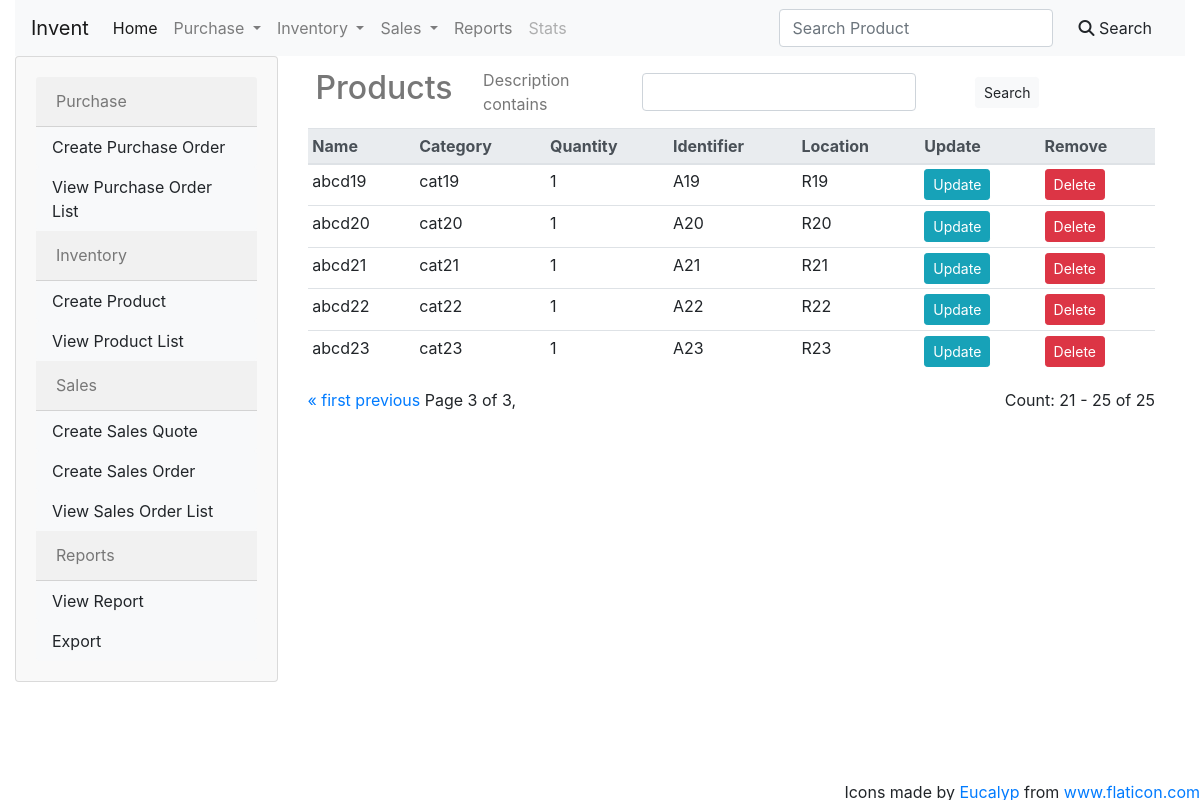
Before: /products/?page=5 with the older database file.
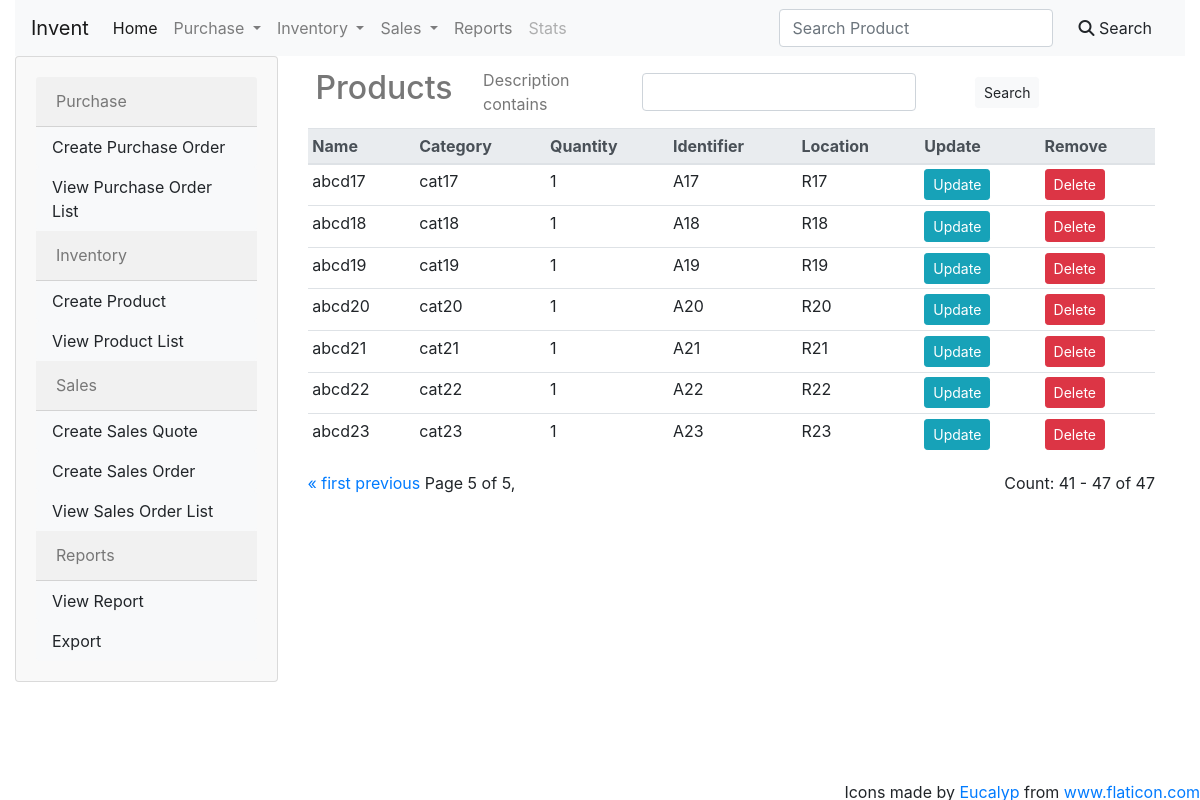
After: the same page with the newer database file.
### InvManage/models.py (models this page shows)
class Product(models.Model):
    name = models.CharField(max_length=100)
    category = models.CharField(max_length=100)
    item_type = models.CharField(max_length=100)
    description = models.TextField(null=True, blank=True)
    price = models.FloatField(null=True,blank=True)
    quantity = models.IntegerField(default=0,null=True)
    identifier = models.CharField(max_length=30,blank=False, null=True)
    location = models.CharField(max_length=100,blank=False, null=True)
    length = models.FloatField(null=True,blank=True)
    width = models.FloatField(null=True,blank=True)
    height = models.FloatField(null=True,blank=True)
    weight = models.FloatField(null=True,blank=True)
    discount = models.IntegerField(default=0)
    image = models.ImageField(blank=True,upload_to='images/')
    barcode = models.CharField(max_length=100,null=True,blank=True)
    expiry = models.DateTimeField(null=True, blank=True)

### InvManage/views.py (the view)
# urls.py: path('products/',products_view, name='products'),
def products_view(request):
	products = Product.objects.all()
	myFilter = ProductFilter(request.GET, queryset=products)
	products = myFilter.qs
	number_of_products = len(products)
	paginator = Paginator(products,10)
	page_number = request.GET.get('page')
	page_obj = paginator.get_page(page_number)
	return render(request, 'display/products.html',{'page_obj':page_obj,'myFilter':myFilter, 'n_prod': number_of_products})

### InvManage/templatetags/template_helpers.py (called while the page is built)
@register.simple_tag
def relative_url(value, field_name, urlencode=None):
    url = '?{}={}'.format(field_name, value)
    if urlencode:
        querystring = urlencode.split('&')
        filtered_querystring = filter(lambda p: p.split('=')[0] != field_name, querystring)
        encoded_querystring = '&'.join(filtered_querystring)
        url = '{}&{}'.format(url, encoded_querystring)
    return url

### InvManage/templates/display/products.html (shortened to what this page needs)
{% extends 'base.html' %}
{% load template_helpers %}
{% block title %}
  <div class="m-2">
    <div class="d-flex align-items-center row">
        <div class="col-sm-2">
          <h2 style="color: #777777;">Products</h2>
        </div>
        <div class="col-sm-10">
          <form class="form-inline" id="productsFilterForm" action="" method="GET">
              <div class="col-sm-9">
              {% for field in myFilter.form %}
                <div class="form-group form-row m-1">
                    <div class="col-sm-4">
                        <label>{{ field.label }}</label>
                    </div>
                    <div class="col-sm-8">
                        {{ field }}
                    </div>
                </div>
              </div>
                {% endfor %}
                  <button class="btn btn-sm btn-light" type="submit">Search</button>
          </form>
        </div>
    </div>
  </div>
{% endblock title %}
{% block contents %}
    <table class="table table-sm">
        <thead class="thead-light">
        <tr>
            <th scope="col">Name</th>
            <th scope="col">Category</th>
            <th scope="col">Quantity</th>
            <th scope="col">Identifier</th>
            <th scope="col">Location</th>
            <th scope="col">Update</th>
            <th scope="col">Remove</th>
        </tr>
        </thead>
        <tbody>
            {% for product in page_obj %}
            <tr>
                <td class="product_name">{{ product.name }}</td>
                <td>{{ product.category }}</td>
                <td>{{ product.quantity }}</td>
                <td>{{ product.identifier }}</td>
                <td>{{ product.location }}</td>
                <td><a href="{% url 'update_product' product.id %}" class="btn btn-sm btn-info">Update</a></td>
                <td><a href="" class="btn btn-sm btn-danger" data-toggle="modal" data-target="#delModal" data-prod_name="{{ product.name }}" data-prod_id="{{ product.id }}">Delete</a></td>
            </tr>
            {% endfor %}
        </tbody>
    </table>
    <div class="d-flex">
      <div class="pagination mr-auto">
        <span class="step-links">
          {% if page_obj.has_previous %}
            <a href="{% relative_url 1 'page' request.GET.urlencode %}">&laquo; first</a>
            <a href="{% relative_url page_obj.previous_page_number 'page' request.GET.urlencode %}">previous</a>
          {% endif %}
          <span class="current">
            Page {{ page_obj.number }} of {{ page_obj.paginator.num_pages }},
          </span>
        </span>
      </div>
      <div>
        Count: {{ page_obj.start_index }} - {{ page_obj.end_index }} of {{ n_prod }}
      </div>
    </div>
{% endblock %}

### InvManage/templates/base.html (shortened to what this page needs)
<!DOCTYPE html>
<html>
<head>
	<link rel="stylesheet" href="https://stackpath.bootstrapcdn.com/bootstrap/4.4.1/css/bootstrap.min.css">
	{% load static %}
    <link rel="stylesheet" href="{% static 'dropzone.css' %}">
</head>
<body>
	<div class="container col-sm-12">
		{% include "navbar/navbar.html" %}
	</div>
	<div class="container col-sm-12 row">
		<div class="col-sm-3">
			{% include "crud/sidebar.html" %}
		</div>
		<div class="col-sm-9">
			{% block title %}
			{% endblock %}
			{% block contents %}
			{% endblock %}
	</div>
<div class="attribution">Icons made by <a href="https://www.flaticon.com/authors/eucalyp" title="Eucalyp">Eucalyp</a> from <a href="https://www.flaticon.com/" title="Flaticon">www.flaticon.com</a></div>
</body>
</html>

### InvManage/templates/navbar/navbar.html (shortened to what this page needs)
<nav class="navbar navbar-expand-lg navbar-light bg-light">
  <a class="navbar-brand" href="#">Invent</a>
  <div class="collapse navbar-collapse" id="navbarSupportedContent">
    <ul class="navbar-nav mr-auto">
      <li class="nav-item active">
        <a class="nav-link" href="#">Home<span class="sr-only">(current)</span></a>
      </li>
      {% include "navbar/purchase.html" %}
      {% include "navbar/storage.html" %}
      {% include "navbar/sales.html" %}
      <li class="nav-item">
        <a class="nav-link" href="#">Reports</a>
      </li>
      <li class="nav-item">
        <a class="nav-link disabled" href="#">Stats</a>
      </li>
    </ul>
    <form class="form-inline my-2 my-lg-0">
      <input class="form-control mr-sm-2" type="search" placeholder="Search Product" aria-label="Search">
      <button class="btn btn-light my-2 my-sm-0 m-1" type="submit"><i class="fas fa-search"></i> Search</button>
    </form>
  </div>

### InvManage/templates/navbar/purchase.html (shortened to what this page needs)
<li class="nav-item dropdown">
    <a class="nav-link dropdown-toggle" href="#" id="navbarDropdown" role="button" data-toggle="dropdown" aria-haspopup="true" aria-expanded="false">
      Purchase
    </a>
  </li>

### InvManage/templates/navbar/storage.html (shortened to what this page needs)
<li class="nav-item dropdown">
    <a class="nav-link dropdown-toggle" href="#" id="navbarDropdown" role="button" data-toggle="dropdown" aria-haspopup="true" aria-expanded="false">
      Inventory
    </a>
  </li>

### InvManage/templates/navbar/sales.html (shortened to what this page needs)
<li class="nav-item dropdown">
    <a class="nav-link dropdown-toggle" href="#" id="navbarDropdown" role="button" data-toggle="dropdown" aria-haspopup="true" aria-expanded="false">
      Sales
    </a>
  </li>

### InvManage/templates/crud/sidebar.html
<div class="card">
    <div class="card-body">
        <div class="nav flex-column nav-pills" id="v-pills-tab" role="tablist" aria-orientation="vertical">
            <div class="card-header">
                <label>Purchase</label>
            </div>
            <a class="nav-link btn-light" href="#v-pills-home" role="tab" aria-controls="v-pills-home" aria-selected="true">Create Purchase Order</a>
            <a class="nav-link btn-light" href="#v-pills-profile" role="tab" aria-controls="v-pills-profile" aria-selected="false">View Purchase Order List</a>
            <div class="card-header">
                <label>Inventory</label>
            </div>
            <a class="nav-link btn-light" href="{% url 'create_product' %}" role="tab" aria-controls="v-pills-home" aria-selected="true">Create Product</a>
            <a class="nav-link btn-light" href="{% url 'products' %}" role="tab" aria-controls="v-pills-profile" aria-selected="false">View Product List</a>
            <div class="card-header">
                <label>Sales</label>
            </div>
            <a class="nav-link btn-light" href="#v-pills-home" role="tab" aria-controls="v-pills-home" aria-selected="true">Create Sales Quote</a>
            <a class="nav-link btn-light" href="#v-pills-profile" role="tab" aria-controls="v-pills-profile" aria-selected="false">Create Sales Order</a>
            <a class="nav-link btn-light" href="#v-pills-profile" role="tab" aria-controls="v-pills-profile" aria-selected="false">View Sales Order List</a>
            <div class="card-header">
                <label>Reports</label>
            </div>
            <a class="nav-link btn-light" href="#v-pills-home" role="tab" aria-controls="v-pills-home" aria-selected="true">View Report</a>
            <a class="nav-link btn-light" href="#v-pills-profile" role="tab" aria-controls="v-pills-profile" aria-selected="false">Export</a>
        </div>
    </div>
</div>

### InvManage/templates/base.html (style rules this page uses)
div.card { background-color: #f9f9f9; }
label, .collapsable_card_header { margin: 0; color: #777777; font-size: 1em; }
div.attribution { height: 20px; position: fixed; bottom: 0; right: 0; }
div.card-header { height: 50px; vertical-align: middle; }

Changed rows visible on the page:
added Product: name "abcd17", category "cat17", quantity "1", identifier "A17", location "R17"
added Product: name "abcd18", category "cat18", quantity "1", identifier "A18", location "R18"
Other visible differences:
{{ page_obj.number }}: "3" → "5"
{{ page_obj.paginator.num_pages }}: "3" → "5"
{{ page_obj.start_index }}: "21" → "41"
{{ page_obj.end_index }}: "25" → "47"
{{ n_prod }}: "25" → "47"
